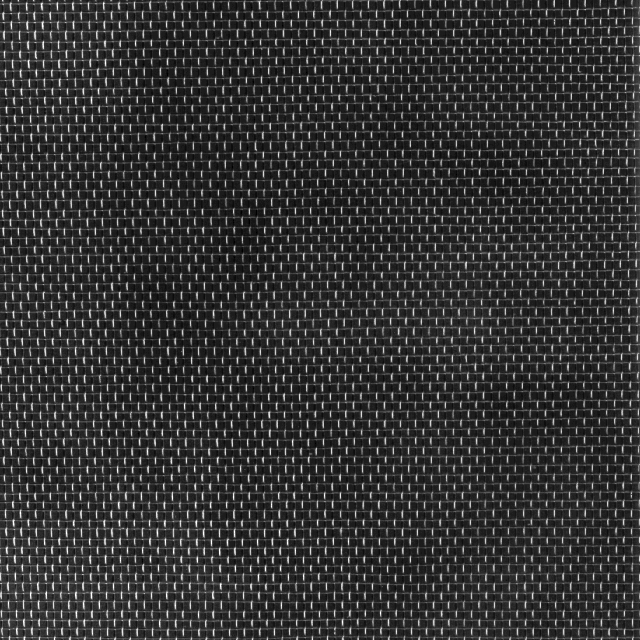
#> input picture report2/CH5/brodatz6.bmp, 640 x 640 px
$ jupyter execute 'Chap05_class (1).ipynb'
#> lines starting #> are read from the running program, lines starting #| are printed output that depends on the picture
#> in main, img is the input picture: shape (640, 640); min 0, max 255, mean 52.2
### 5.1 FFT Sample

[cell 1]
import numpy as np
from numpy.fft import fft, ifft

x = np.array( [ 1, 2, 4, 4 ] )
X = fft( x )
xx = ifft ( X )

print( "x =", x )
print( "X =", X )
print( "Inverse FFT of X =", xx )

x = np.array( [ 1, 2, 4, 4 ] )
X = fft( x )
X[3]=0
xx = ifft ( X )

print( "x =", x )
print( "X =", X )
print( "Inverse FFT of X =", xx )

### 5.2 Fourier Spectrum

[cell 2]
import numpy as np
import cv2
from numpy.fft import fft2, fftshift
import matplotlib.pyplot as plt

def spectrum( f ):
    F = fft2( f )
    Fshift = fftshift( F )
    mag = 20 * np.log( np.abs( Fshift ) + 1 )
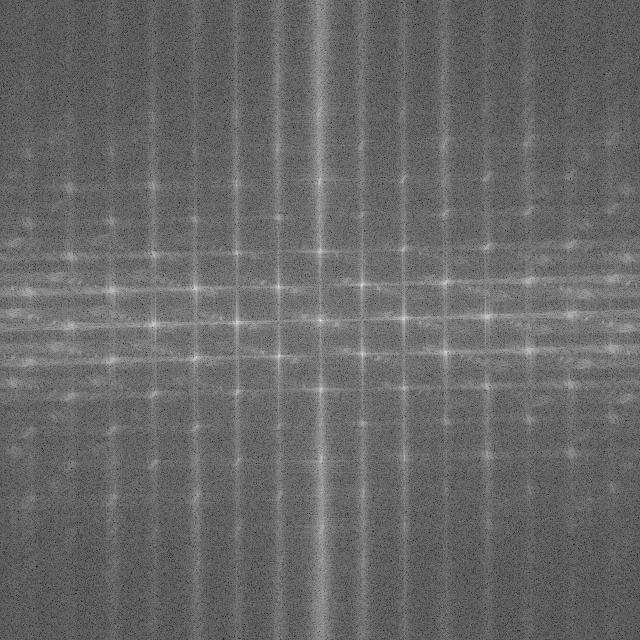
#> mag: shape (640, 640) float64; min 47.32, max 337.6, mean 166.9; drawn with min black and max white
    mag = mag / mag.max( ) * 255.0
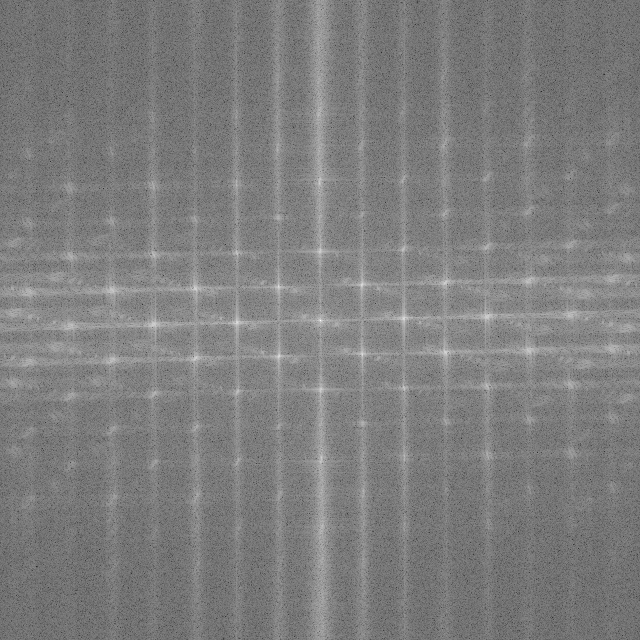
#> mag: shape (640, 640) float64; min 35.75, max 255, mean 126.1
    g = np.uint8( mag )
    return g

def phase_spectrum( f ):
    F = fft2( f )
    phase = np.angle( F, deg = True )
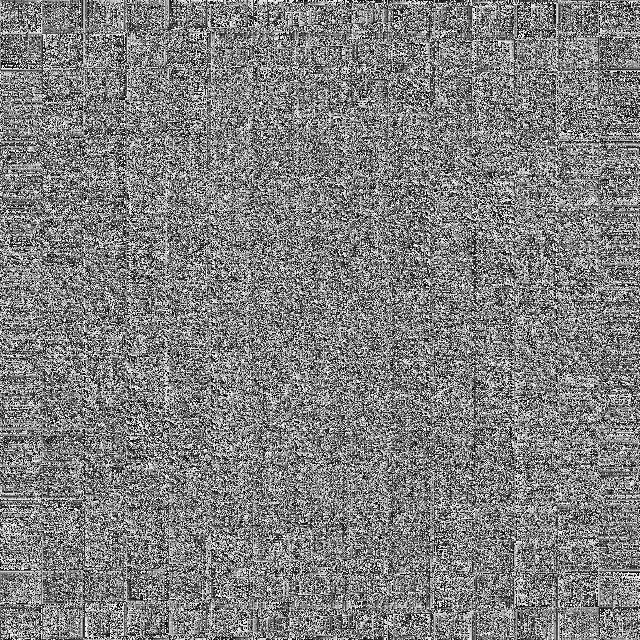
#> phase: shape (640, 640) float64; min -180, max 180, mean 0; drawn with min black and max white
    nr, nc = phase.shape[:2]
#> nr = 640; nc = 640
    for x in range( nr ):
        for y in range( nc ):
            if phase[x,y] < 0:
                phase[x,y] = phase[x,y] + 360
            phase[x,y] = int( phase[x,y] * 255 / 360 )
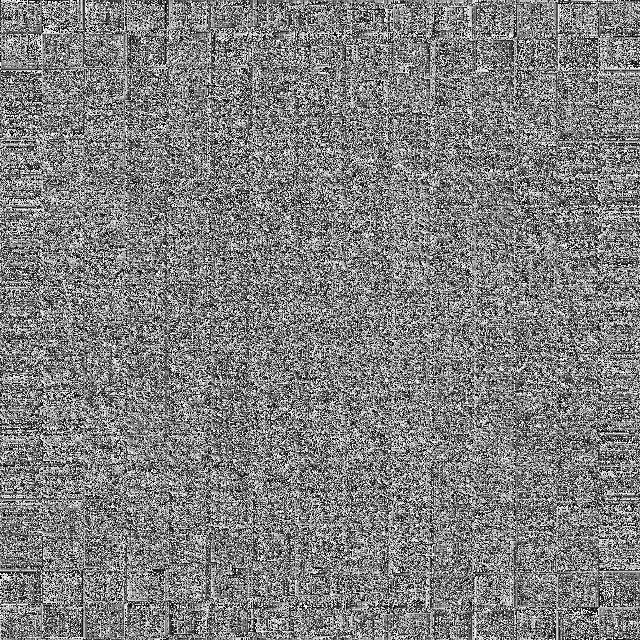
#> phase: shape (640, 640) float64; min 0, max 254, mean 127
    g = np.uint8( np.clip( phase, 0, 255 ) )
    return g

def main( ):
    img = cv2.imread( "brodatz6.bmp", -1 )
    magnitude = spectrum( img )
    phase = phase_spectrum( img )

    plt.figure(figsize=(12, 12))
    plt.subplot(1,3,1)
    plt.title('origin brodatz6 image')
    plt.imshow(img,cmap=plt.cm.gray)
    plt.subplot(1,3,2)
    plt.title('brodatz6_Frequency_Spectrum')
    plt.imshow(magnitude,cmap=plt.cm.gray)
    plt.subplot(1,3,3)
    plt.title('brodatz6_Phase_Specrum')
    plt.imshow(phase,cmap=plt.cm.gray)

main( )

### <font color="Red">5.3 Frequency Filtering </font><p>
請完成高斯低通濾波器<p>
 <p>
、及巴特沃斯低通濾波器的設計


[cell 3]
import numpy as np
import cv2
from numpy.fft import fft2, ifft2

# [55 lines left out: function frequency_filtering, not called in this run]

def main( ):
    print( "Filtering in the Frequency Domain" )
    print( "(1) Ideal Lowpass Filter" )
    print( "(2) Ideal Highpass Filter" )
    print( "(3) Gaussian Lowpass Filter" )
    print( "(4) Butterworth Lowpass Filter" )
    filter = eval( input( "Please enter your choice: " ) )
#> the answer given: 1

$ run again, with report2/CH5/brodatz20_notch_filter.bmp copied over report2/CH5/brodatz6.bmp
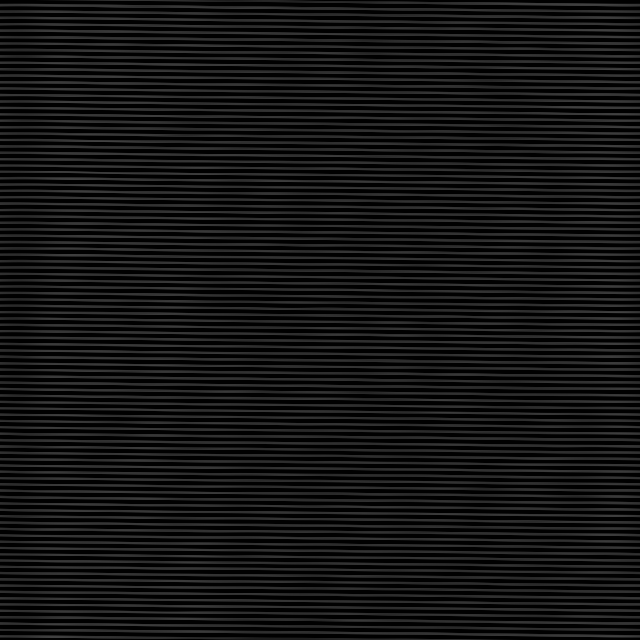
#> input picture report2/CH5/brodatz20_notch_filter.bmp, 640 x 640 px
#> in main, img is the input picture: shape (640, 640); min 0, max 67, mean 19.9
#> after the loop in phase_spectrum, `for x in range( nr ):`:
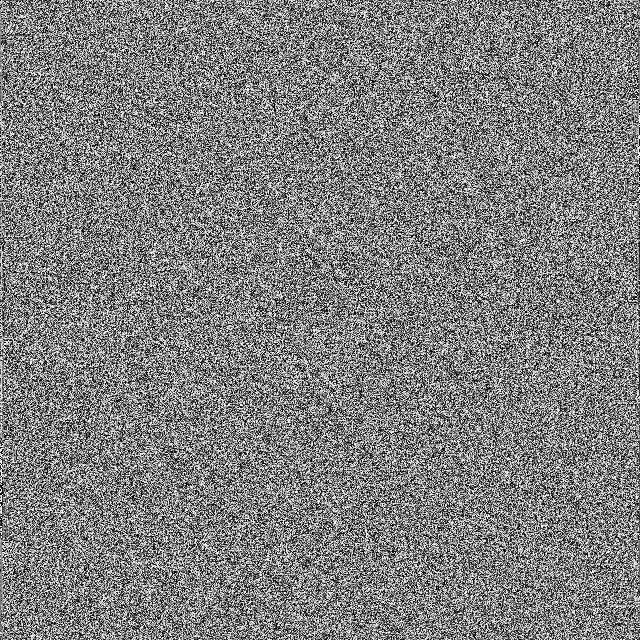
#> phase: shape (640, 640) float64; min 0, max 254, mean 127
#> `[cell 2] import numpy as np import cv2 from numpy.fft import fft2, fft..`:
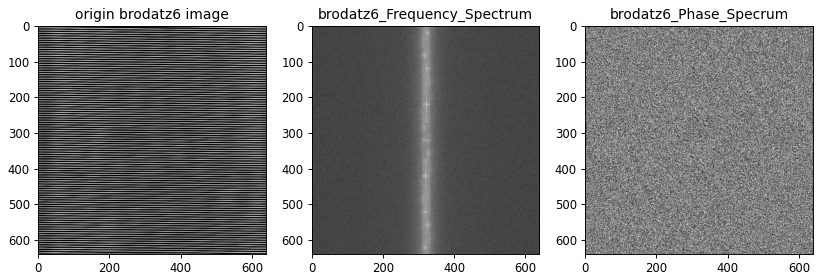
#> figure drawn by matplotlib, 3 panels

$ run again, with report2/CH5/brodatz20_notch_pass.bmp copied over report2/CH5/brodatz6.bmp
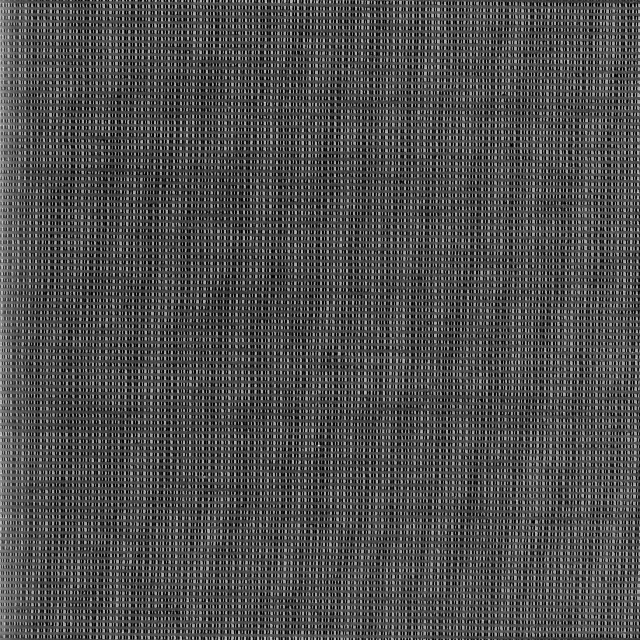
#> input picture report2/CH5/brodatz20_notch_pass.bmp, 640 x 640 px
#> in main, img is the input picture: shape (640, 640); min 0, max 236, mean 78.2
#> in spectrum, `mag = mag / mag.max( ) * 255.0`:
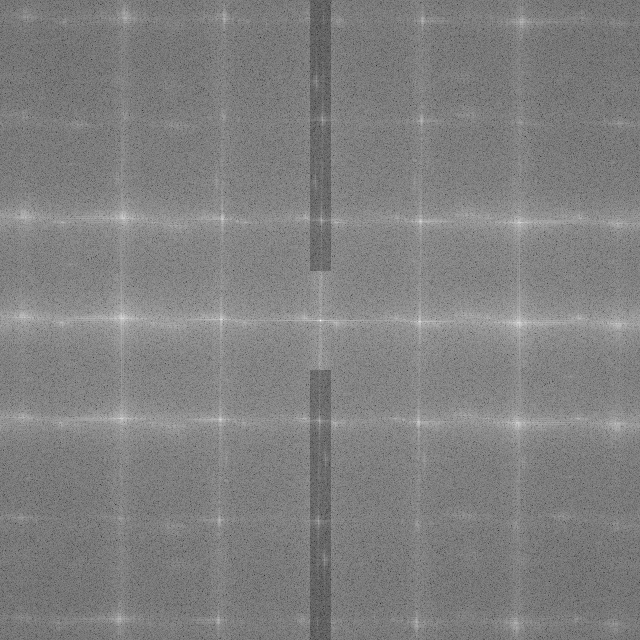
#> mag: shape (640, 640) float64; min 41.63, max 255, mean 129
#> after the loop in phase_spectrum, `for x in range( nr ):`:
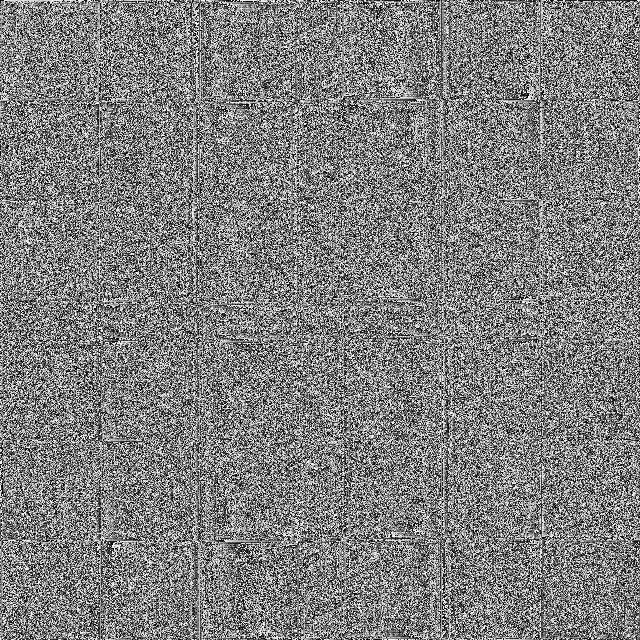
#> phase: shape (640, 640) float64; min 0, max 254, mean 127
